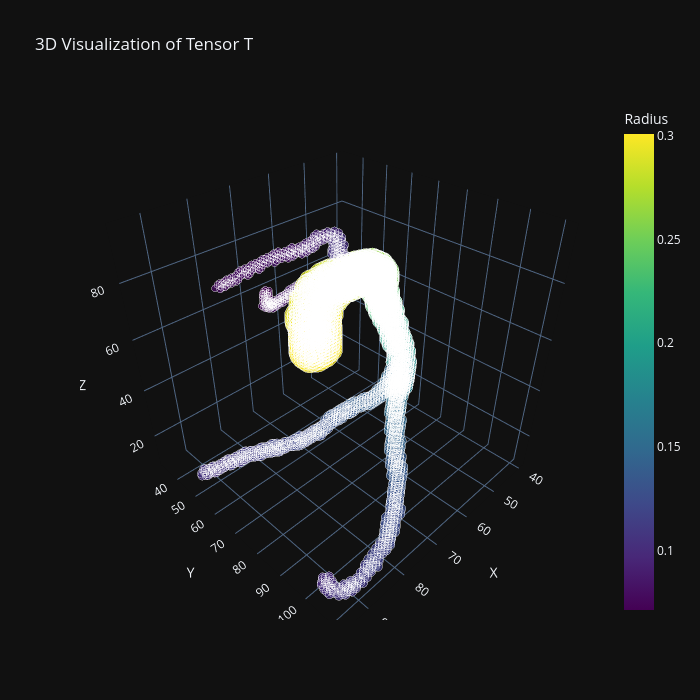

Notebook code for this chart:
### Code cell
pio.templates.default = "plotly_dark"
plt.style.use('dark_background')
nonzero_indices = T.nonzero(as_tuple=False)  # Возвращает тензор формы (кол-во ненулевых, 3)
values = T[nonzero_indices[:, 0], nonzero_indices[:, 1], nonzero_indices[:, 2]]  # Значения в этих точках

# Преобразуем в списки для Plotly
x_coords = nonzero_indices[:, 0].tolist()
y_coords = nonzero_indices[:, 1].tolist()
z_coords = nonzero_indices[:, 2].tolist()
radii = values.tolist()  # Яркость или размер точек

# Создаём 3D Scatter plot
fig = go.Figure(data=[go.Scatter3d(
    x=x_coords,
    y=y_coords,
    z=z_coords,
    mode='markers',
    marker=dict(
        size=[r * 100 for r in radii],  # Увеличиваем радиус для видимости
        color=radii,                    # Цвет зависит от значения радиуса
        colorscale='Viridis',           # Цветовая шкала
        opacity=0.8,
        colorbar=dict(title="Radius")   # Добавляем шкалу
    )
)])


# Настраиваем внешний вид
fig.update_layout(
    title="3D Visualization of Tensor T",
    scene=dict(
        xaxis_title="X",
        yaxis_title="Y",
        zaxis_title="Z",
        aspectmode='cube'  # Кубическая форма для равных осей   
    ), width=700, height=700
)

# Показываем график
fig.show()

### Figure 1 — Plotly figure (JSON) as saved in the notebook; plotly's stock layout.template omitted (floating-point values rounded to 4 significant figures; data arrays with more than 128 entries replaced by an {"elided": "..."} marker saying what was removed)
{"data": [{"marker": {"color": {"elided": "3894 float values"}, "colorbar": {"title": {"text": "Radius"}}, "colorscale": [[0, "#440154"], [0.1111, "#482878"], [0.2222, "#3e4989"], [0.3333, "#31688e"], [0.4444, "#26828e"], [0.5556, "#1f9e89"], [0.6667, "#35b779"], [0.7778, "#6ece58"], [0.8889, "#b5de2b"], [1, "#fde725"]], "opacity": 0.8, "size": {"elided": "3894 float values"}}, "mode": "markers", "type": "scatter3d", "x": {"elided": "3894 int values"}, "y": {"elided": "3894 int values"}, "z": {"elided": "3894 int values"}}], "layout": {"height": 700, "scene": {"aspectmode": "cube", "xaxis": {"title": {"text": "X"}}, "yaxis": {"title": {"text": "Y"}}, "zaxis": {"title": {"text": "Z"}}}, "title": {"text": "3D Visualization of Tensor T"}, "width": 700}}
